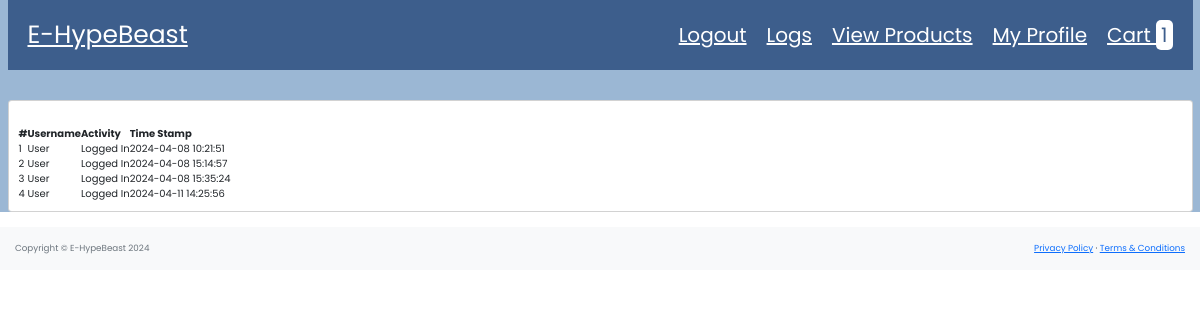
/products/logs.php, run on the app's committed database.
### tables this page shows
CREATE TABLE `logs` (
  `id` int(11) NOT NULL,
  `username` varchar(255) NOT NULL,
  `action` text NOT NULL,
  `timestamp` timestamp NOT NULL DEFAULT current_timestamp(),
  `user_type` varchar(255) NOT NULL,
  `system_type` varchar(100) NOT NULL
);

### products/logs.php (the view, shortened to what this page needs)
<?php include('../connection.php');
$base_url = $_SERVER['REQUEST_SCHEME'] . '://' . $_SERVER['HTTP_HOST'] . '/e-hypebeast/';
?>
<!DOCTYPE html>
<html lang="en">
<head>
    <link href="<?= $base_url ?>css/style.min.css" rel="stylesheet" />
    <link href="<?= $base_url ?>css/styles.css" rel="stylesheet" />
    <link rel="stylesheet" href="css/style.css">
    <link rel="stylesheet" href="https://cdnjs.cloudflare.com/ajax/libs/font-awesome/5.15.3/css/all.min.css">
</head>
<body class="sb-nav-fixed">
    <div class="page-wrapper"  style="background-color: #9BB7D4">
        <div class="content container-fluid">
        <?php include 'header.php'; ?>
            <div class="card mb-4 mt-5">
                <div class="card-body mt-4">
                    <table id="datatablesSimple">
                        <thead>
                            <tr>
                                <th>#</th>
                                <th>Username</th>
                                <th>Activity</th>
                                <th>Time Stamp</th>
                            </tr>
                        </thead>
                        <?php
                        $sql = "SELECT * FROM logs WHERE user_type = 'HypeBeast user'";
                        $result = $connforMyOnlineDb->query($sql);
                        if ($result->num_rows > 0) {
                            $count = 1;
                            while ($row = $result->fetch_assoc()) {
                                echo "<td>" . $count . "</td>";
                                echo "<td>" . $row['username'] . "</td>";
                                echo "<td>" . $row['action'] . "</td>";
                                echo "<td>" . $row['timestamp'] . "</td>";
                                $count++;
                            }
                        } else {
                            echo "<tr><td colspan='4' class='text-center text-danger'>No results found</td></tr>";
                        }
                        ?>
                    </table>
                </div>
            </div>
        </div>
    </div>
    <footer class="py-4 bg-light mt-auto">
        <div class="container-fluid px-4">
            <div class="d-flex align-items-center justify-content-between small">
                <div class="text-muted">Copyright &copy; E-HypeBeast 2024</div>
                <div>
                    <a href="#">Privacy Policy</a>
                    &middot;
                    <a href="#">Terms &amp; Conditions</a>
                </div>
            </div>
        </div>
    </footer>
</body>
</html>

### products/css/style.css (style rules this page uses)
:root { --blue:#3D5E8C; --red:tomato; --orange:orange; --black:#333; --white:#fff; --bg-color:#eee; --dark-bg:rgba(0,0,0,.7); --box-shadow:0 .5rem 1rem rgba(0,0,0,.1); --border:.1rem solid #999; }
* { font-family: 'Poppins', sans-serif; margin:0; padding:0; box-sizing: border-box; outline: none; border:none; text-decoration: none; text-transform: capitalize; }
html { font-size: 62.5%; overflow-x: hidden; }

### data on the page
logs: username "User", action "Logged In", timestamp "2024-04-08 10:21:51"
logs: username "User", action "Logged In", timestamp "2024-04-08 15:14:57"
logs: username "User", action "Logged In", timestamp "2024-04-08 15:35:24"
logs: username "User", action "Logged In", timestamp "2024-04-11 14:25:56"

### other printed values
$row_count "1"
